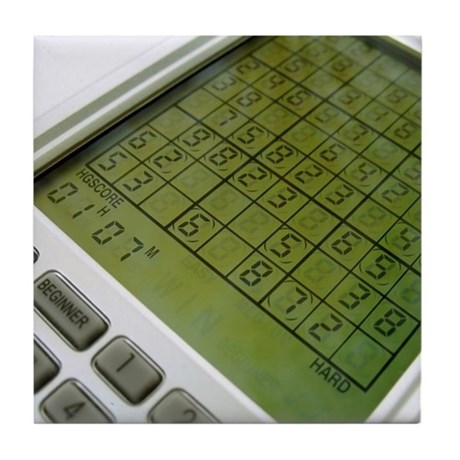
#> input picture computer.jpg, 460 x 460 px
$ python 6.13.py
#> lines starting #> are read from the running program, lines starting #| are printed output that depends on the picture; after the words box and inside, x2 and y2 are one past the last pixel; in counts of white or black regions, pixels touching at a corner belong together
import cv2

img = cv2.imread('../computer.jpg', 0)
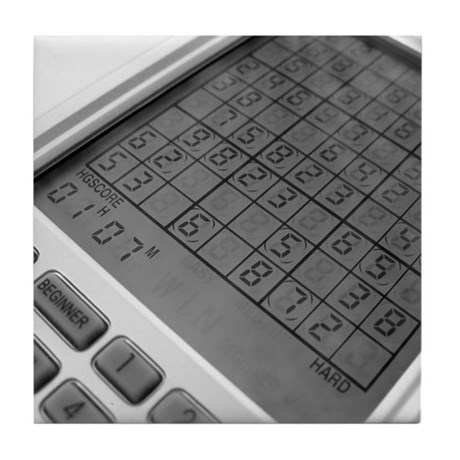
#> img: shape (460, 460); min 0, max 255, mean 154.2
t1, thd = cv2.threshold(img, 127, 255, cv2.THRESH_BINARY)
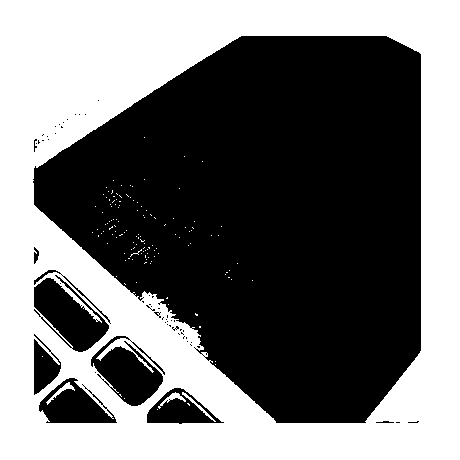
#> thd: shape (460, 460); 45% white; 132 white regions (128 under 20 px), largest, box (x1, y1, x2, y2) and area: (0, 0, 460, 460) 94686, (46, 382, 75, 405) 126, (158, 392, 186, 409) 117, (182, 392, 216, 422) 108
athdMEAN = cv2.adaptiveThreshold(img, 255, cv2.ADAPTIVE_THRESH_MEAN_C, cv2.THRESH_BINARY, 5, 3)
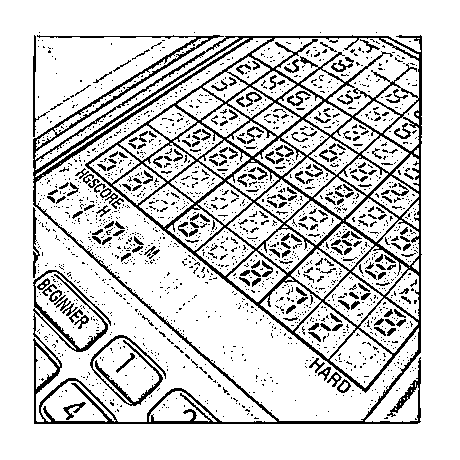
#> athdMEAN: shape (460, 460); 83% white; black in thin lines or dots, all inside (x1, y1, x2, y2) = (33, 32, 422, 424)
athdGAUS = cv2.adaptiveThreshold(img, 255, cv2.ADAPTIVE_THRESH_GAUSSIAN_C, cv2.THRESH_BINARY, 5, 3)
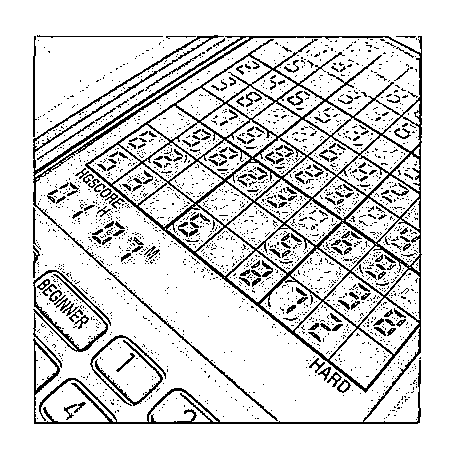
#> athdGAUS: shape (460, 460); 85.4% white; black in thin lines or dots, all inside (x1, y1, x2, y2) = (33, 35, 422, 424)
cv2.imshow("img", img)
cv2.imshow("thd", thd)
cv2.imshow("athdMEAN", athdMEAN)
cv2.imshow("athdGAUS", athdGAUS)

cv2.waitKey(0)
cv2.destroyAllWindows()
